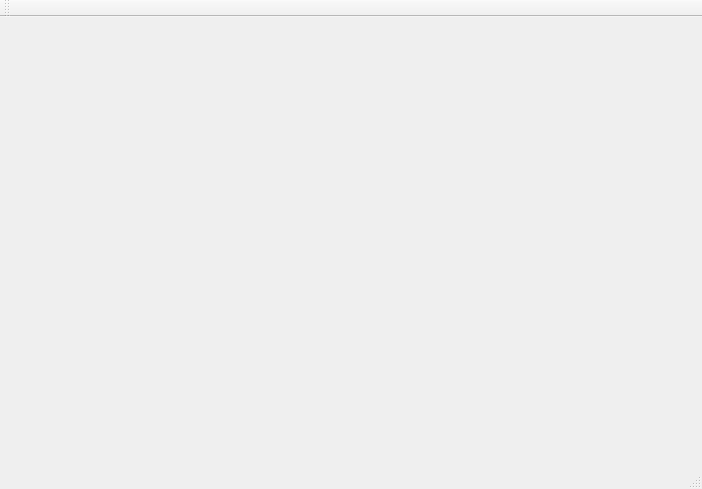
<?xml version="1.0" encoding="UTF-8"?>
<ui version="4.0">
 <class>MainWindow</class>
 <widget class="QMainWindow" name="MainWindow">
  <property name="geometry">
   <rect>
    <x>0</x>
    <y>0</y>
    <width>702</width>
    <height>489</height>
   </rect>
  </property>
  <property name="windowTitle">
   <string>MainWindow</string>
  </property>
  <widget class="QWidget" name="centralWidget">
   <widget class="GLContext" name="screen" native="true">
    <property name="geometry">
     <rect>
      <x>40</x>
      <y>20</y>
      <width>400</width>
      <height>400</height>
     </rect>
    </property>
   </widget>
  </widget>
  <widget class="QMenuBar" name="menuBar">
   <property name="geometry">
    <rect>
     <x>0</x>
     <y>0</y>
     <width>702</width>
     <height>23</height>
    </rect>
   </property>
  </widget>
  <widget class="QToolBar" name="mainToolBar">
   <attribute name="toolBarArea">
    <enum>TopToolBarArea</enum>
   </attribute>
   <attribute name="toolBarBreak">
    <bool>false</bool>
   </attribute>
  </widget>
  <widget class="QStatusBar" name="statusBar"/>
 </widget>
 <layoutdefault spacing="6" margin="11"/>
 <customwidgets>
  <customwidget>
   <class>GLContext</class>
   <extends>QWidget</extends>
   <header>RenderUtility/glcontext.h</header>
   <container>1</container>
  </customwidget>
 </customwidgets>
 <resources/>
 <connections/>
</ui>
